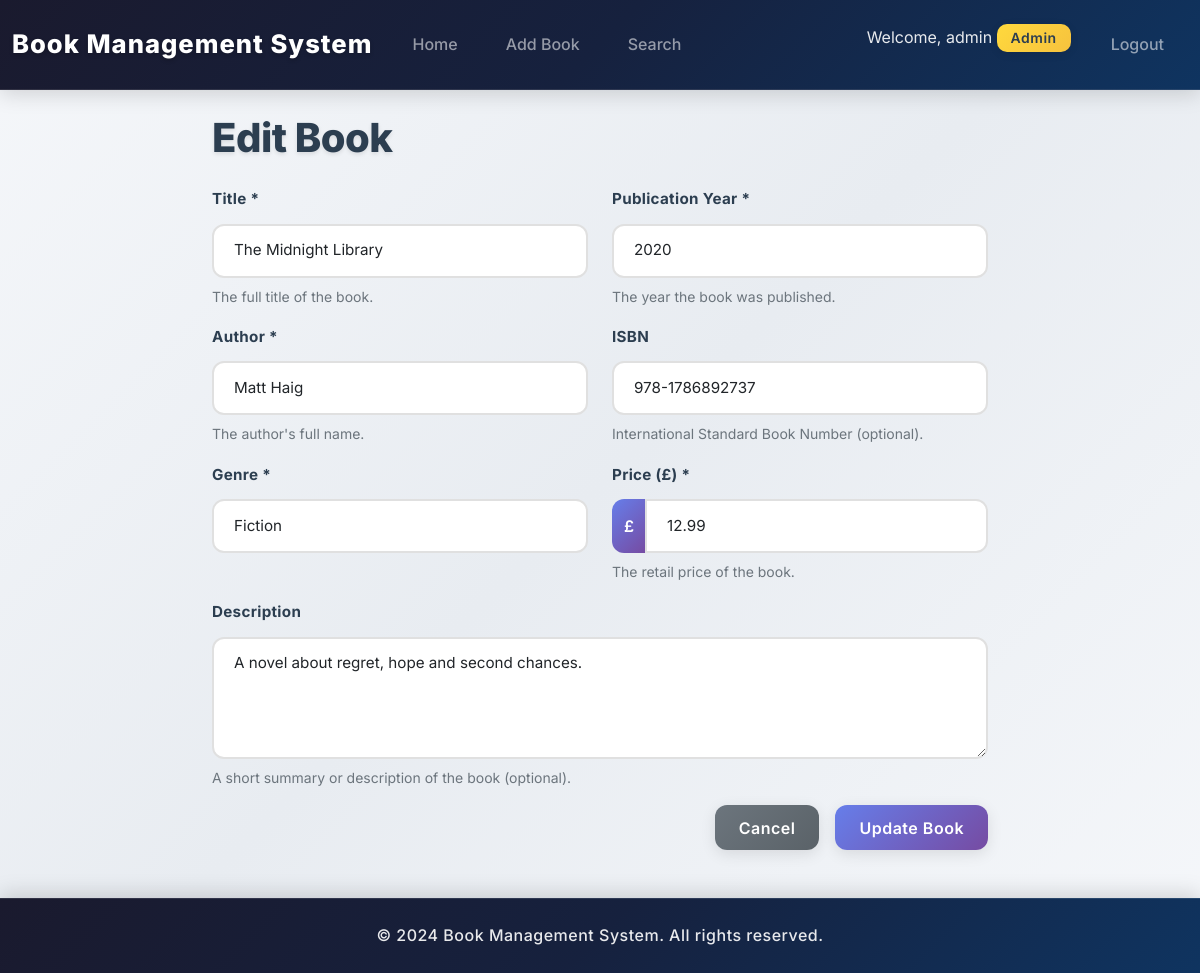
/edit_book.php?id=1 (signed in), run on the app's committed database.
### tables this page shows
CREATE TABLE IF NOT EXISTS books (
    id INT AUTO_INCREMENT PRIMARY KEY,
    title VARCHAR(255) NOT NULL,
    author VARCHAR(255) NOT NULL,
    genre VARCHAR(100) NOT NULL,
    publication_year INT NOT NULL,
    isbn VARCHAR(20),
    description TEXT,
    price DECIMAL(10,2),
    created_at TIMESTAMP DEFAULT CURRENT_TIMESTAMP,
    updated_at TIMESTAMP DEFAULT CURRENT_TIMESTAMP ON UPDATE CURRENT_TIMESTAMP
);

### includes/database.php (called while the page is built, shortened)
<?php
class Database {
    private $host = DB_HOST;
    private $dbname = DB_NAME;
    private $username = DB_USER;
    private $password = DB_PASS;
    private $conn;
    private $stmt;
    public function __construct() {
        $dsn = "mysql:host={$this->host};dbname={$this->dbname};charset=utf8mb4";
        $options = [
            PDO::ATTR_ERRMODE => PDO::ERRMODE_EXCEPTION,
            PDO::ATTR_DEFAULT_FETCH_MODE => PDO::FETCH_ASSOC,
            PDO::ATTR_EMULATE_PREPARES => false,
        ];
        try {
            $this->conn = new PDO($dsn, $this->username, $this->password, $options);
        } catch (PDOException $e) {
            die("Connection failed: " . $e->getMessage());
        }
    }
    public function query($sql) {
        $this->stmt = $this->conn->prepare($sql);
    }
    public function bind($param, $value, $type = null) {
        if (is_null($type)) {
            switch (true) {
                case is_int($value):
                    $type = PDO::PARAM_INT;
                    break;
            }
        }
        $this->stmt->bindValue($param, $value, $type);
    }
    public function execute() {
        return $this->stmt->execute();
    }
    public function single() {
        $this->execute();
        return $this->stmt->fetch();
    }
}
?>

### templates/book_form.tpl.php (the view, shortened to what this page needs)
<?php
function displayBookForm($form_data = [], $errors = [], $is_edit = false) {
    ?>
    <form method="POST" id="bookForm" novalidate>
        <div class="row">
            <div class="col-md-6">
                <div class="mb-3">
                    <label for="title" class="form-label">Title *</label>
                    <input type="text" class="form-control <?php echo isset($errors['title']) ? 'is-invalid' : ''; ?>"
                           id="title" name="title" value="<?php echo $form_data['title'] ?? ''; ?>"
                           placeholder="Enter book title" required>
                    <?php if (isset($errors['title'])): ?>
                        <div class="invalid-feedback"><?php echo $errors['title']; ?></div>
                    <?php else: ?>
                        <div class="form-text">The full title of the book.</div>
                    <?php endif; ?>
                </div>
                <div class="mb-3">
                    <label for="author" class="form-label">Author *</label>
                    <input type="text" class="form-control <?php echo isset($errors['author']) ? 'is-invalid' : ''; ?>"
                           id="author" name="author" value="<?php echo $form_data['author'] ?? ''; ?>"
                           placeholder="Enter author name" required>
                    <?php if (isset($errors['author'])): ?>
                        <div class="invalid-feedback"><?php echo $errors['author']; ?></div>
                    <?php else: ?>
                        <div class="form-text">The author's full name.</div>
                    <?php endif; ?>
                </div>
                <div class="mb-3">
                    <label for="genre" class="form-label">Genre *</label>
                    <select class="form-select <?php echo isset($errors['genre']) ? 'is-invalid' : ''; ?>"
                            id="genre" name="genre" required>
                        <option value="Fiction" <?php echo ($form_data['genre'] ?? '') == 'Fiction' ? 'selected' : ''; ?>>Fiction</option>
                    </select>
                </div>
            </div>
            <div class="col-md-6">
                <div class="mb-3">
                    <label for="publication_year" class="form-label">Publication Year *</label>
                    <input type="number" class="form-control <?php echo isset($errors['publication_year']) ? 'is-invalid' : ''; ?>"
                           id="publication_year" name="publication_year"
                           min="1900" max="<?php echo date('Y'); ?>"
                           value="<?php echo $form_data['publication_year'] ?? ''; ?>"
                           placeholder="2024" required>
                    <?php if (isset($errors['publication_year'])): ?>
                        <div class="invalid-feedback"><?php echo $errors['publication_year']; ?></div>
                    <?php else: ?>
                        <div class="form-text">The year the book was published.</div>
                    <?php endif; ?>
                </div>
                <div class="mb-3">
                    <label for="isbn" class="form-label">ISBN</label>
                    <input type="text" class="form-control" id="isbn" name="isbn"
                           value="<?php echo $form_data['isbn'] ?? ''; ?>"
                           placeholder="978-XXXXXXXXX">
                    <div class="form-text">International Standard Book Number (optional).</div>
                </div>
                <div class="mb-3">
                    <label for="price" class="form-label">Price (£) *</label>
                    <div class="input-group">
                        <span class="input-group-text">£</span>
                        <input type="number" step="0.01" class="form-control <?php echo isset($errors['price']) ? 'is-invalid' : ''; ?>"
                               id="price" name="price" value="<?php echo $form_data['price'] ?? ''; ?>"
                               placeholder="0.00" required>
                    </div>
                    <?php if (isset($errors['price'])): ?>
                        <div class="invalid-feedback"><?php echo $errors['price']; ?></div>
                    <?php else: ?>
                        <div class="form-text">The retail price of the book.</div>
                    <?php endif; ?>
                </div>
            </div>
        </div>
        <div class="mb-3">
            <label for="description" class="form-label">Description</label>
            <textarea class="form-control" id="description" name="description"
                      rows="4" placeholder="Enter a brief description of the book..."><?php echo $form_data['description'] ?? ''; ?></textarea>
            <div class="form-text">A short summary or description of the book (optional).</div>
        </div>
        <div class="d-grid gap-2 d-md-flex justify-content-md-end">
            <a href="index.php" class="btn btn-secondary me-md-2">Cancel</a>
            <button type="submit" class="btn btn-primary">
                <?php echo $is_edit ? 'Update Book' : 'Add Book'; ?>
            </button>
        </div>
    </form>
    <?php
}
?>

### assets/css/style.css (style rules this page uses)
:root { --primary-color: #2c3e50; --secondary-color: #3498db; --accent-color: #e74c3c; --success-color: #27ae60; --warning-color: #f39c12; --light-bg: #f8f9fa; --card-shadow: 0 4px 6px rgba(0, 0, 0, 0.1); --card-shadow-hover: 0 8px 15px rgba(0, 0, 0, 0.15); --gradient-primary: linear-gradient(135deg, #667eea 0%, #764ba2 100%); --gradient-secondary: linear-gradient(135deg, #f093fb 0%, #f5576c 100%); --gradient-success: linear-gradient(135deg, #4facfe 0%, #00f2fe 100%); }
body { background: linear-gradient(135deg, #f5f7fa 0%, #e8ecf1 50%, #f5f7fa 100%); background-attachment: fixed; font-family: 'Inter', 'Segoe UI', Tahoma, Geneva, Verdana, sans-serif; min-height: 100vh; line-height: 1.6; color: #2c3e50; }
.btn { border-radius: 12px; font-weight: 600; padding: 0.65rem 1.5rem; transition: all 0.3s cubic-bezier(0.175, 0.885, 0.32, 1.275); border: none; box-shadow: 0 4px 15px rgba(0, 0, 0, 0.1); position: relative; overflow: hidden; letter-spacing: 0.5px; }
.btn::before { content: ''; position: absolute; top: 50%; left: 50%; width: 0; height: 0; border-radius: 50%; background: rgba(255, 255, 255, 0.3); transform: translate(-50%, -50%); transition: width 0.6s, height 0.6s; }
.btn-primary { background: var(--gradient-primary); color: white; }
.btn-secondary { background: linear-gradient(135deg, #6c757d 0%, #5a6268 100%); color: white; }
.form-control, .form-select { border-radius: 12px; border: 2px solid #e0e0e0; padding: 0.85rem 1.25rem; transition: all 0.3s ease; font-size: 0.95rem; background: #fff; }
.form-label { font-weight: 700; color: #2c3e50; margin-bottom: 0.75rem; font-size: 0.95rem; letter-spacing: 0.3px; }
.form-text { color: #6c757d; font-size: 0.875rem; margin-top: 0.5rem; }
.input-group-text { background: linear-gradient(135deg, #667eea 0%, #764ba2 100%); color: white; border: none; font-weight: 600; border-radius: 12px 0 0 12px; }
html { scroll-behavior: smooth; }

### data on the page
books: title "The Midnight Library", author "Matt Haig", genre "Fiction", publication_year "2020", isbn "978-1786892737", price "12.99", description "A novel about regret, hope and second chances."

### other printed values
SITE_NAME "Book Management System"
$_SESSION['user_id'] "admin"
